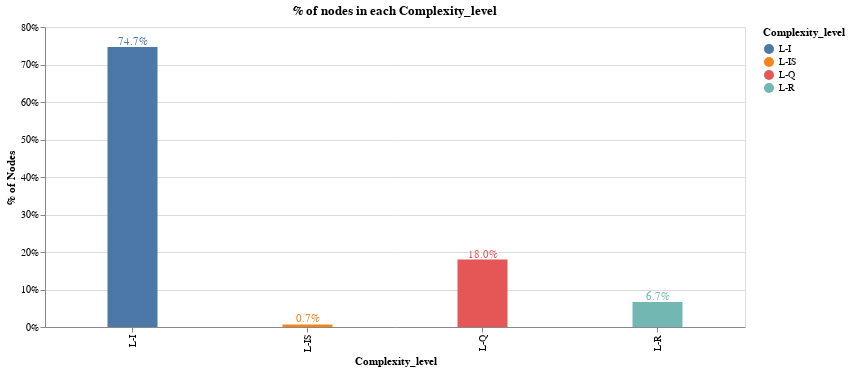

Notebook code for this chart:
### Markdown cell above
### % of articles in each category

### Code cell
df['id'] = 1
df2 = pd.DataFrame(df.groupby('Complexity_level').count()['id']).reset_index()

bars = alt.Chart(df2).mark_bar(size=50).encode(
    x=alt.X('Complexity_level'),
    y=alt.Y('PercentOfTotal:Q', axis=alt.Axis(format='.0%', title='% of Nodes')),
    color='Complexity_level'
).transform_window(
    TotalNodes='sum(id)',
    frame=[None, None]
).transform_calculate(
    PercentOfTotal="datum.id / datum.TotalNodes"
)

text = bars.mark_text(
    align='center',
    baseline='bottom',
    #dx=5  # Nudges text to right so it doesn't appear on top of the bar
).encode(
    text=alt.Text('PercentOfTotal:Q', format='.1%')
)

(bars + text).interactive().properties(
    height=300, 
    width=700,
    title = "% of nodes in each Complexity_level",
)

### Figure 1 — Vega-Lite specification as saved in the notebook (floating-point values rounded to 4 significant figures)
{"config": {"view": {"continuousWidth": 400, "continuousHeight": 300}}, "layer": [{"mark": {"type": "bar", "size": 50}, "encoding": {"color": {"type": "nominal", "field": "Complexity_level"}, "x": {"type": "nominal", "field": "Complexity_level"}, "y": {"type": "quantitative", "axis": {"format": ".0%", "title": "% of Nodes"}, "field": "PercentOfTotal"}}, "selection": {"selector002": {"type": "interval", "bind": "scales", "encodings": ["x", "y"]}}, "transform": [{"window": [{"op": "sum", "field": "id", "as": "TotalNodes"}], "frame": [null, null]}, {"calculate": "datum.id / datum.TotalNodes", "as": "PercentOfTotal"}]}, {"mark": {"type": "text", "align": "center", "baseline": "bottom"}, "encoding": {"color": {"type": "nominal", "field": "Complexity_level"}, "text": {"type": "quantitative", "field": "PercentOfTotal", "format": ".1%"}, "x": {"type": "nominal", "field": "Complexity_level"}, "y": {"type": "quantitative", "axis": {"format": ".0%", "title": "% of Nodes"}, "field": "PercentOfTotal"}}, "transform": [{"window": [{"op": "sum", "field": "id", "as": "TotalNodes"}], "frame": [null, null]}, {"calculate": "datum.id / datum.TotalNodes", "as": "PercentOfTotal"}]}], "data": {"name": "data-0ee93dcde5c61432fde34786ca180574"}, "height": 300, "title": "% of nodes in each Complexity_level", "width": 700, "$schema": "https://vega.github.io/schema/vega-lite/v4.0.2.json", "datasets": {"data-0ee93dcde5c61432fde34786ca180574": [{"Complexity_level": "L-I", "id": 975}, {"Complexity_level": "L-IS", "id": 9}, {"Complexity_level": "L-Q", "id": 235}, {"Complexity_level": "L-R", "id": 87}]}}
